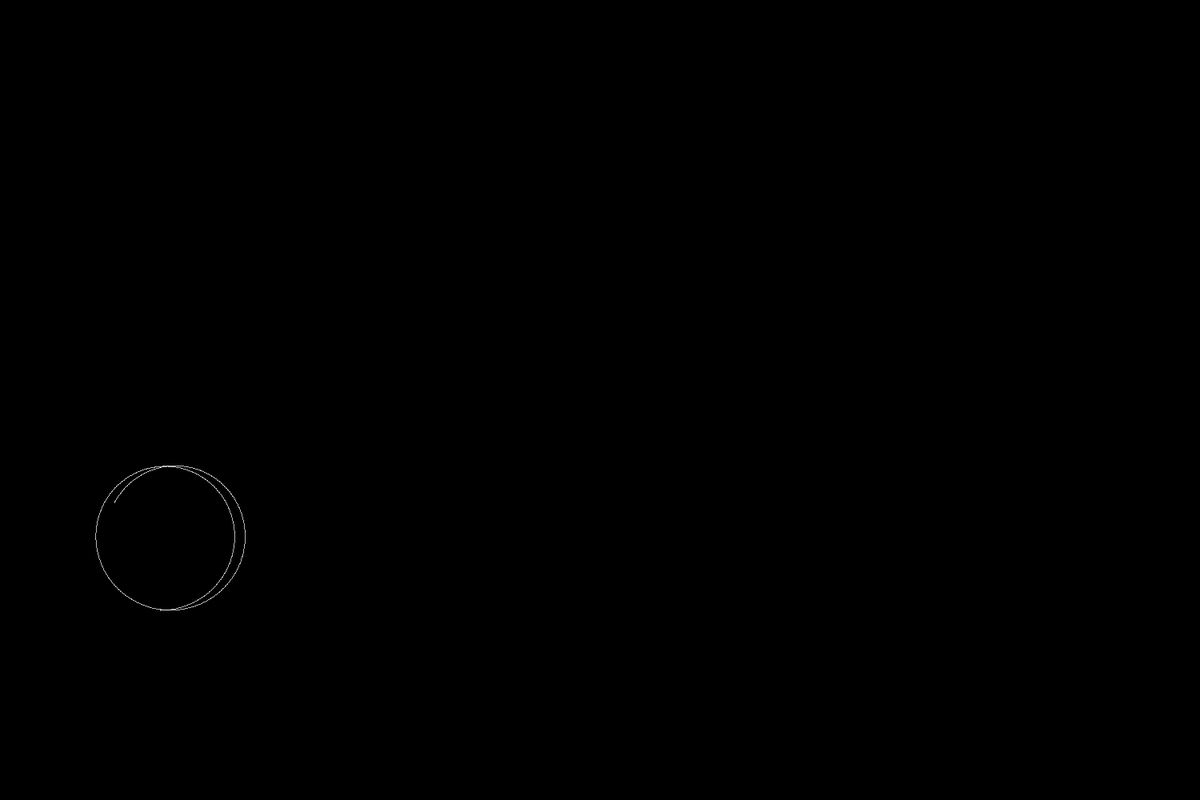
Frame 1 (no input)
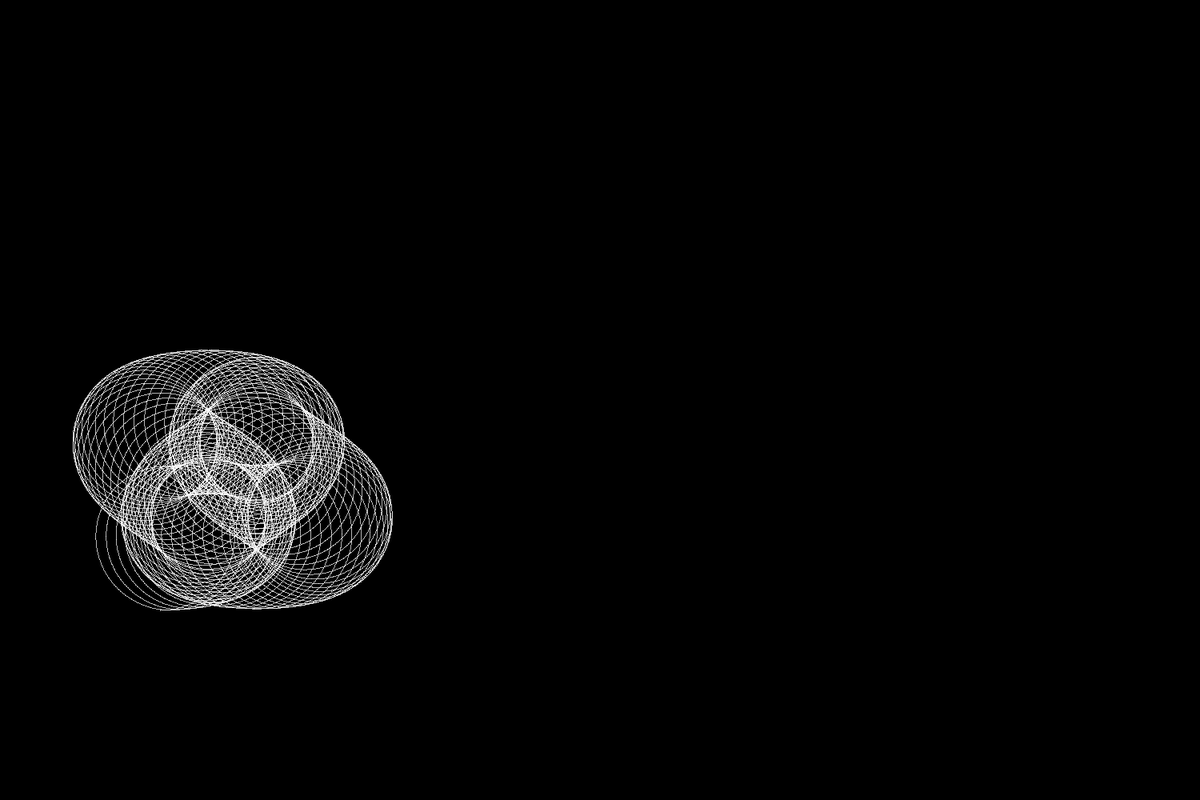
Frame 60 (the mouse pressed at the canvas centre just before this capture)
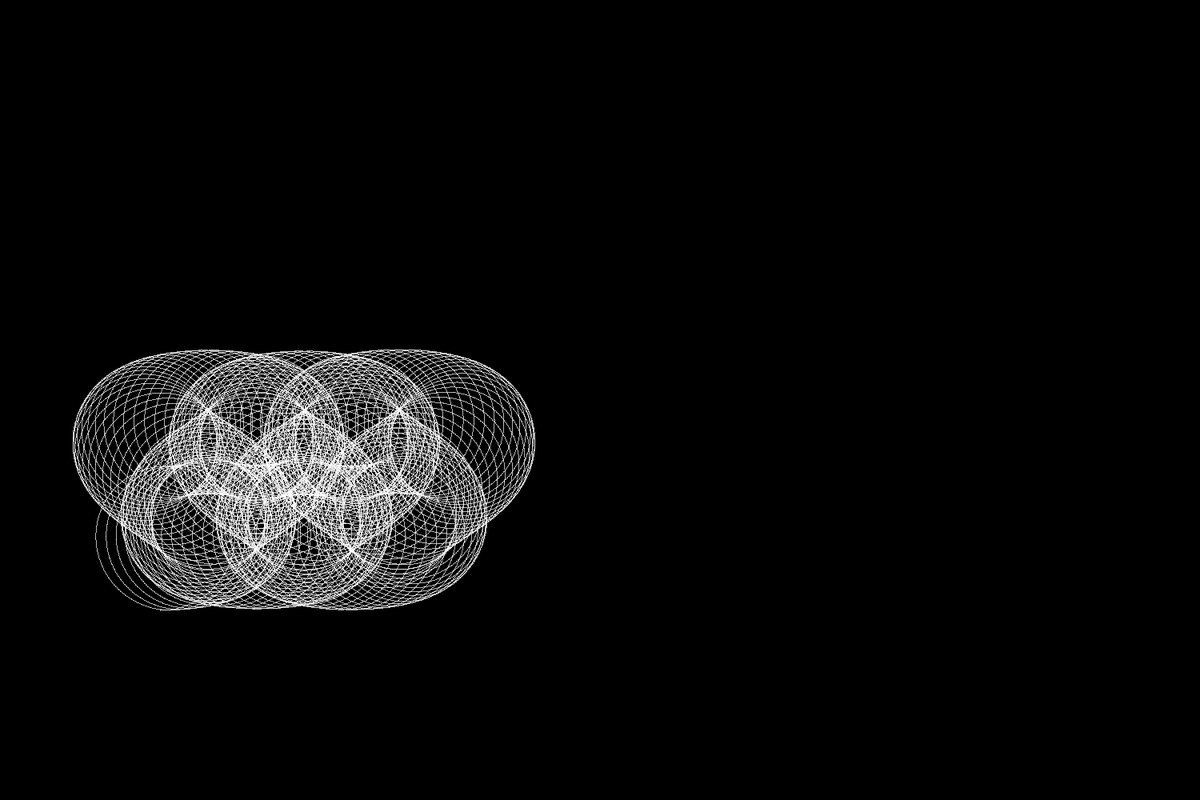
Frame 120 (the mouse held since frame 60 and released just before this capture)

The Processing sketch that drew these frames (run headless with seeded random() and noise(); from frame 60 on, the mouse is pressed at the canvas centre):

// Processing sketch: guilloche8
// ── guilloche8.pde

/* floating point modulus function */
float fmodulus(float a, float b)
{
        return a - floor(a / b) * b;
}

/* parametric function for x = f(t) for rectangular path */
float prectanglex(float t, float period, float width, float height)
{
    float z;
    float r1, r2, r3; /* 4 regions, boundaries at r1, r2, r3 */
    float total_len = 2 * width + 2 * height;
    
    z = fmodulus(t, period);
    r1 = (width / total_len) * period;
    r2 = ((width + height) / total_len) * period;
    r3 = ((2 * width + height) / total_len) * period;

    if (z <= r1) { /* bottom of rectangle, moving right */
       return (z / r1) * width;
    }
    if (z <= r2) { /* right side of rectangle, moving up */
       return width;
    }
    if (z <= r3) { /* top of rectangle, moving left */
      return  -(((z - r1 - r2) / (r3 - r2)) * width);
    }
    return 0;    /* left side of rectangle, moving down */
}

float prectangley(float t, float period, float width, float height)
{
  float z;
  float r1, r2, r3; /* 4 regions, boundaries at r1, r2, r3 */
  float total_len = 2 * width + 2 * height;
    
  z = fmodulus(t, period);
  r1 = (width / total_len) * period;
  r2 = ((width + height) / total_len) * period;
  r3 = ((2 * width + height) / total_len) * period;
  
  
  if (z <= r1) { /* bottom of rectangle, moving right */
    return height;
  }
  if (z <= r2) { /* right side of rectangle, moving up */
    return height - (((z - r1) / (r2 - r1)) * height);
  }
  if (z <= r3) { /* top of rectangle */
      return 0;
  }
  /* left side of rectangle, moving down. */
  return ((z - r3) / (period - r3)) * height;
}

void setup() {  // setup() runs once
  size(1500, 1000);
  frameRate(30);
  background(0,0,0);
  stroke(255,255,255);
}

float t = 0;

void draw()
{
  float x1, y1, x2, y2, x3, y3, x4, y4;
  float ox, oy;
  float period, w, h;
  float rad1 = 1;
  float rad2 = 80;
  float rad4 = 90;
  float rad3;
  
  ox = 200;
  oy = 200;
  period = 3.1415927 * 4;
  w = 800;
  h = 400;
  
  for (int i = 0; i < 1000; i++) {
    x1 = prectanglex(t, period, w, h);
    y1 = prectangley(t, period, w, h);

    //point(x1 + ox, y1 + oy);
    
    rad3 = rad1 - sin(t * 3) * rad1 * 0.1;
    x2 = x1 + sin(t * 3) * rad1;
    y2 = y1 + cos(t * 6) * rad1;
    // point(x2 + ox, y2 + oy);
    x3 = x2 + 0.8 * sin(t * 20) * rad2;
    y3 = y2 + 0.9 * cos(t * 10) * rad2;
    // point(x3 + ox, y3 + oy);
    x4 = x3 + sin(t * 700) * rad4;
    y4 = y3 + cos(t * 700) * rad4;
    point(x4 + ox, y4 + oy);
    t += 0.000015;
  }
}
